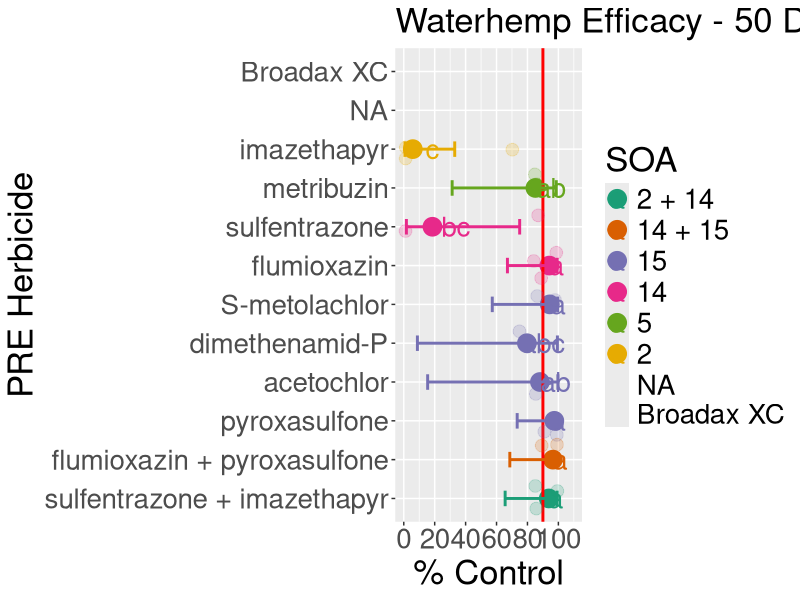
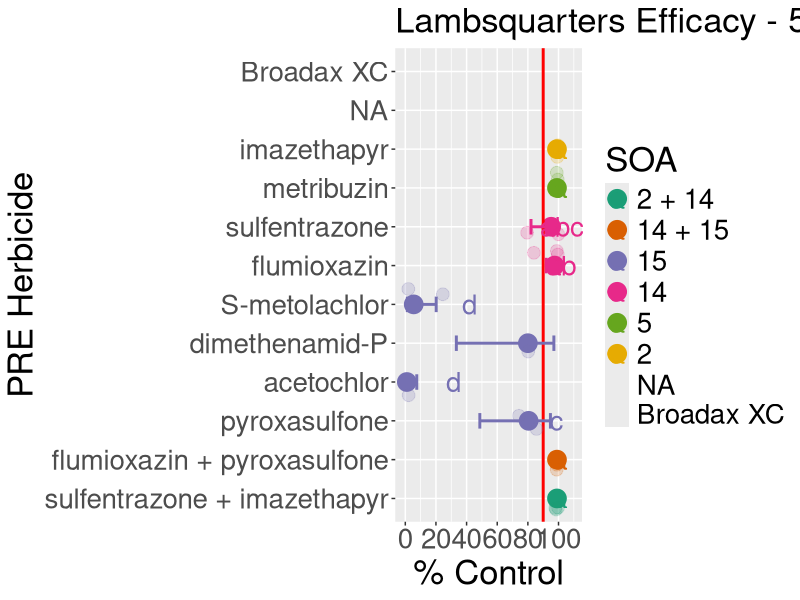
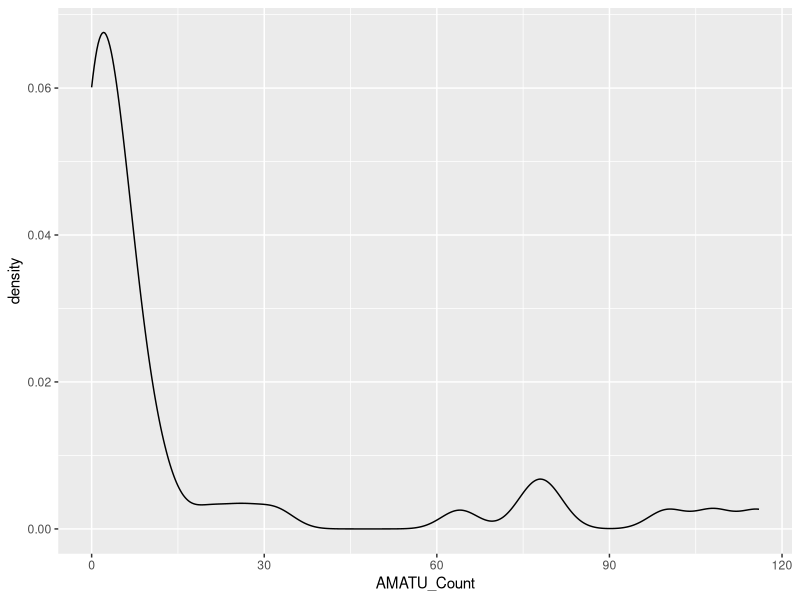
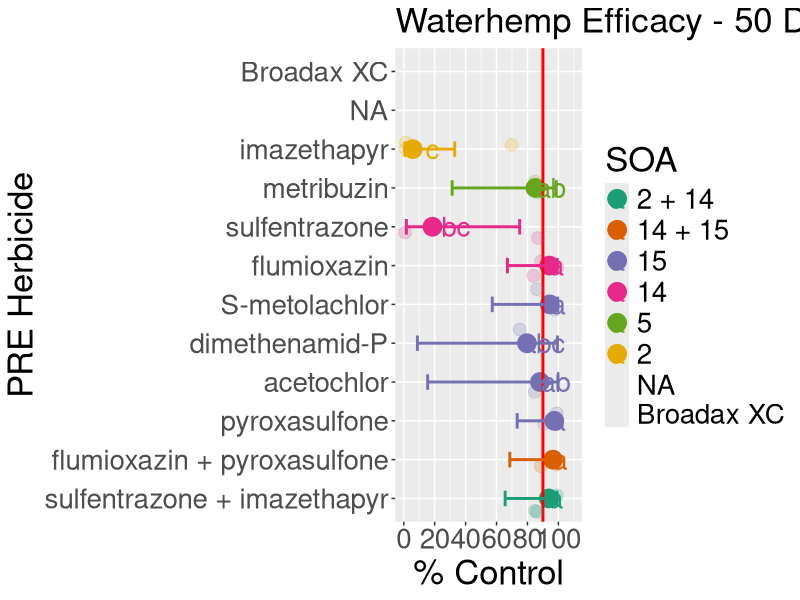
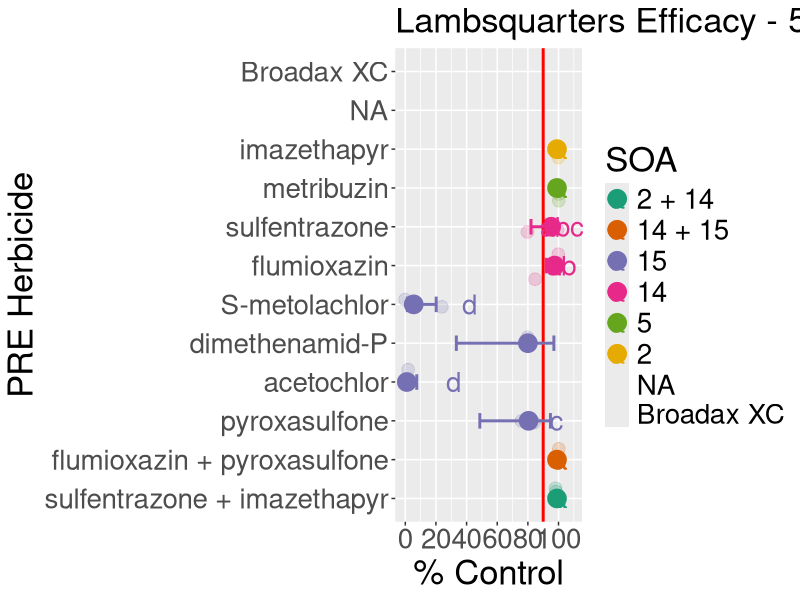

Source code (R) for these figures, in order: (Note: this script raises an error after producing the figures.)
## ---- chunk 1
library(car)
library(ggplot2)
library(emmeans)
library(lme4)
library(lmerTest)
library(tidyverse)
library(glmmTMB)
library(multcomp)
library(multcompView)
library(writexl)
## ---- chunk 2
getwd()
data1= read.csv(file="ShawnoHerb.csv")
str(data1)

#order= c("Authority Assist","Broadaxe XC","Fierce","Zidua","Warrant","Outlook","Dual II Magnum","Valor SX","Spartan","Tricor DF","Pursuit")
order= c("sulfentrazone + imazethapyr","sulfentrazone + S-metolachlor","flumioxazin + pyroxasulfone","pyroxasulfone","acetochlor","dimethenamid-P","S-metolachlor","flumioxazin","sulfentrazone","metribuzin","imazethapyr")
order1= c("2 + 14","14 + 15","14 + 15","15","15","15","15","14","14","5","2")
#order2= c("Authority Assist","Broadaxe XC","Fierce","Zidua","Warrant","Outlook","Dual II Magnum","Valor SX","Spartan","Tricor DF","Pursuit","Nontreated")
order2= c("sulfentrazone + imazethapyr","sulfentrazone + S-metolachlor","flumioxazin + pyroxasulfone","pyroxasulfone","acetochlor","dimethenamid-P","S-metolachlor","flumioxazin","sulfentrazone","metribuzin","imazethapyr","Nontreated")
order3= c("2 + 14","14 + 15","14 + 15","15","15","15","15","14","14","5","2","none")


## ---- chunk 3
data1= data1 %>%
  mutate(Rep = as.factor(Rep),
         Treatment = as.factor(Treatment),
         AMATU_Count= (AMATU_1 + AMATU_2)*2,#converted to 1m^2
         AMATU_EFF= round(AMATU_EFF/100,2),
         AMATU_EFF= case_when(
           AMATU_EFF == 1.00 ~ 0.99,
           AMATU_EFF == 0.00 ~ 0.01,
           TRUE ~ AMATU_EFF),
         CHEAL_EFF= round(CHEAL_EFF/100,2),
         CHEAL_EFF= case_when(
           CHEAL_EFF == 1.00 ~ 0.99,
           CHEAL_EFF == 0.00 ~ 0.01,
           TRUE ~ CHEAL_EFF),
         SOA = fct_recode(Herb,
                                 "2 + 14" = "Authority Assist",
                                 "14 + 15" = "Broadaxe XC",
                                 "14 + 15" = "Fierce",
                                 "15" = "Zidua",
                                 "15" = "Warrant",
                                 "14" = "Valor SX",
                                 "5" = "Tricor DF",
                                 "14" = "Spartan",
                                 "2" = "Pursuit",
                                 "15" = "Outlook",
                                 "15" = "Dual II Magnum",
                                 "none" = "Nontreated"),
         Herb= fct_recode(Herb,
                          "sulfentrazone + imazethapyr" = "Authority Assist",
                          "sulfentrazone + S-metolachlor" = "Broadaxe XC",
                                 "flumioxazin + pyroxasulfone" = "Fierce",
                                 "pyroxasulfone" = "Zidua",
                                 "acetochlor" = "Warrant",
                                 "flumioxazin" = "Valor SX",
                                 "metribuzin" = "Tricor DF",
                                 "sulfentrazone" = "Spartan",
                                 "imazethapyr" = "Pursuit",
                                 "dimethenamid-P" = "Outlook",
                                 "S-metolachlor" = "Dual II Magnum",
                                 "Nontreated" = "Nontreated"))%>%
  filter(!is.na(AMATU_Count))

data2= data1 %>%
  filter(!Herb == "Nontreated") %>%
  filter(!is.na(AMATU_EFF))%>%
  filter(!is.na(CHEAL_EFF))%>%
  filter(!is.na(AMATU_Bio))

## ---- chunk 4
# trying to figure out if I need to change analysis for the distribution
#ggplot(data2, aes(x= AMATU_EFF))+
  #geom_density()

#ggplot(data2, aes(x= sqrt(AMATU_EFF)))+
  #geom_density()

#AMATU_EFF.1= lmer(AMATU_EFF ~ Herb + (1|Rep), data= data2)
#AMATU_EFF.2= lmer(sqrt(AMATU_EFF) ~ Herb + (1|Rep), data= data2)
#AMATU_EFF.3= lmer(sqrt(AMATU_EFF) ~ Herb + (1|Rep), data= data2)

#qqnorm(resid(AMATU_EFF.1))
#qqnorm(resid(AMATU_EFF.2))

#plot(AMATU_EFF.1)
#plot(AMATU_EFF.2)
## ---- chunk 5
#AMATU_EFF= glmmTMB(AMATU_EFF ~ Herb + (1|Rep), beta_family(link = "logit"), data= data1)
AMATU_EFF= glmmTMB(logit(AMATU_EFF) ~ Herb + (1|Rep), family = "gaussian", data= data2)

glmmTMB:::Anova.glmmTMB(AMATU_EFF)
#Herbicide significant

summary(AMATU_EFF)
## ---- chunk 6
AMATU_EFF_means= emmeans(AMATU_EFF, ~ Herb, contr="pairwise", type= "response", adjust="none", alpha= 0.05)

AMATU_EFF_cld <- cld(AMATU_EFF_means$emmean, alpha=0.05, Letters=letters, adjust="none", sort=TRUE, reverse=TRUE)
## ---- chunk 7
AMATU_EFF_cld = as_tibble(AMATU_EFF_cld) %>%
  mutate(Herb= factor(Herb, levels= order),
         SOA = fct_recode(Herb,
                                 "2 + 14" = "sulfentrazone + imazethapyr",
                                 "14 + 15" = "sulfentrazone + S-metolachlor",
                                 "14 + 15" = "flumioxazin + pyroxasulfone",
                                 "15" = "pyroxasulfone",
                                 "15" = "acetochlor",
                                 "14" = "flumioxazin",
                                 "5" = "metribuzin",
                                 "14" = "sulfentrazone",
                                 "2" = "imazethapyr",
                                 "15" = "dimethenamid-P",
                                 "15" = "S-metolachlor"))

## ---- chunk 8
AMATU_EFF_Fig= ggplot(AMATU_EFF_cld, aes(x= Herb, y= response*100, colour= SOA))+
  geom_point(size= 6) +
  geom_hline(yintercept= 90, color= "red", size=1) +
  geom_text(aes(label= .group), nudge_y = c(5,7,7,8,7,7,10,10,8,10,5), size =7) +
  geom_errorbar(aes(ymin= lower.CL*100, ymax= upper.CL*100, width= 0.4), size= 1)+
  geom_jitter(data= data2, mapping= aes(y=AMATU_EFF*100), alpha=0.2, size= 4) +
  #guides(fill = guide_legend(reverse = TRUE)) +
  theme(#legend.position = "none",
        legend.text = element_text(size= 20),
        legend.title = element_text(size= 25),
        plot.title = element_text(size= 25),
        axis.text.x = element_text(size = 20),
        axis.text.y = element_text(size = 20),
        axis.title.x = element_text(size = 25),
        axis.title.y = element_text(size = 25)) +
  coord_flip() +
  scale_color_brewer(palette= "Dark2") +
  scale_y_continuous("% Control", breaks= c(0,20,40,60,80,100), limits= c(0,110)) + 
  #scale_fill_discrete(guide_legend(reverse = FALSE)) +
  labs(title = "Waterhemp Efficacy - 50 DAT", x = "PRE Herbicide", y =  "% Control")

AMATU_EFF_Fig

ggsave("Waterhemp_Efficacy.jpeg", plot= AMATU_EFF_Fig, height= 8, width= 12, dpi = 300)

## ---- chunk 9
CHEAL_EFF= glmmTMB(logit(CHEAL_EFF) ~ Herb + (1|Rep), family= "gaussian" ,data= data2)

glmmTMB:::Anova.glmmTMB(CHEAL_EFF)
#Herbicide significant

summary(CHEAL_EFF)
## ---- chunk 10
CHEAL_EFF_means= emmeans(CHEAL_EFF, ~ Herb, contr="pairwise", type= "response", adjust="none", alpha= 0.05)

CHEAL_EFF_cld <- cld(CHEAL_EFF_means$emmean, alpha=0.05, Letters=letters, adjust="none", sort=TRUE, reverse=TRUE)
## ---- chunk 11
CHEAL_EFF_cld = as_tibble(CHEAL_EFF_cld) %>%
  mutate(Herb= factor(Herb, levels= order),
  SOA = fct_recode(Herb,
                                 "2 + 14" = "sulfentrazone + imazethapyr",
                                 "14 + 15" = "sulfentrazone + S-metolachlor",
                                 "14 + 15" = "flumioxazin + pyroxasulfone",
                                 "15" = "pyroxasulfone",
                                 "15" = "acetochlor",
                                 "14" = "flumioxazin",
                                 "5" = "metribuzin",
                                 "14" = "sulfentrazone",
                                 "2" = "imazethapyr",
                                 "15" = "dimethenamid-P",
                                 "15" = "S-metolachlor"))
## ---- chunk 12
CHEAL_EFF_Fig= ggplot(CHEAL_EFF_cld, aes(x= Herb, y= response*100, color= SOA))+
  geom_point(size= 6) +
  geom_hline(yintercept= 90, color= "red", size=1) +
  geom_text(aes(label= .group), nudge_y = c(7,7,7,7,7,7,7,13,30,26,20), size =7) +
  geom_errorbar(aes(ymin= lower.CL*100, ymax= upper.CL*100, width= 0.4), size=1)+
  geom_jitter(data= data2, mapping= aes(y=CHEAL_EFF*100), alpha=0.2, size= 4) +
  theme(#legend.position = "none",
        legend.text = element_text(size= 20),
        legend.title = element_text(size= 25),
        plot.title = element_text(size= 25),
        axis.text.x = element_text(size = 20),
        axis.text.y = element_text(size = 20),
        axis.title.x = element_text(size = 25),
        axis.title.y = element_text(size = 25)) +
  coord_flip() +
  scale_color_brewer(palette= "Dark2") +
  scale_y_continuous("% Control", breaks= c(0,20,40,60,80,100), limits= c(-1,110)) +
  labs(title = "Lambsquarters Efficacy - 50 DAT", x = "PRE Herbicide", y =  "% Control")

CHEAL_EFF_Fig

ggsave("Lambsquarters_Efficacy.jpeg", plot= CHEAL_EFF_Fig, height= 8, width= 12, dpi = 300)
## ---- chunk 13
ggplot(data1, aes(x= AMATU_Count))+
  geom_density()
## ---- chunk 14
#AMATU_Count= lmer(AMATU_Count ~ Herb + (1|Rep), data = data1)

#qqnorm(resid(AMATU_Count))
#plot(AMATU_Count)

#Sqrt transformation
#AMATU_Count1= lmer(sqrt(AMATU_Count) ~ Herb + (1|Rep), data= data1)

#qqnorm(resid(AMATU_Count1))
#plot(AMATU_Count1)
#assumptions for normality and homogenous variance of residuals better met

#anova(AMATU_Count1)

#Poisson distribution
AMATU_Count2= glmmTMB(AMATU_Count~ Herb + (1|Rep), data = data1, family = poisson(link="log"))

glmmTMB:::Anova.glmmTMB(AMATU_Count2)
#Herbicide was significant
## ---- chunk 15
AMATU_Count_means= emmeans(AMATU_Count2, ~ Herb, contr="pairwise", type= "response", adjust="none", alpha= 0.05)

AMATU_Count_cld <- cld(AMATU_Count_means$emmean, alpha=0.05, Letters=letters, adjust="none", sort=TRUE, reverse=FALSE)
## ---- chunk 16
AMATU_Count_cld = as_tibble(AMATU_Count_cld) %>%
  mutate(Herb= factor(Herb, levels= order2),
  SOA = fct_recode(Herb,
                                 "none" = "Nontreated",
                                 "2 + 14" = "sulfentrazone + imazethapyr",
                                 "14 + 15" = "sulfentrazone + S-metolachlor",
                                 "14 + 15" = "flumioxazin + pyroxasulfone",
                                 "15" = "pyroxasulfone",
                                 "15" = "acetochlor",
                                 "14" = "flumioxazin",
                                 "5" = "metribuzin",
                                 "14" = "sulfentrazone",
                                 "2" = "imazethapyr",
                                 "15" = "dimethenamid-P",
                                 "15" = "S-metolachlor"))
## ---- chunk 17

label.text = bquote('Waterhemp Density'~(Plants~m^-2))

AMATU_Count_Fig= ggplot(AMATU_Count_cld, aes(x= Herb, y= rate, color= SOA))+
  geom_point(size= 6) +
  geom_text(aes(label= .group), nudge_y = c(15,15,15,20,15,20,15,15,15,15,37,55), size = 7) +
  geom_errorbar(aes(ymin= lower.CL, ymax= upper.CL, width= 0.4), size= 1)+
  geom_jitter(data= data1, mapping= aes(y=AMATU_Count), alpha=0.2, size= 4) +
  theme(#legend.position = "none",
        legend.text = element_text(size= 20),
        legend.title = element_text(size= 25),
        plot.title = element_text(size= 25),
        axis.text.x = element_text(size = 20),
        axis.text.y = element_text(size = 20),
        axis.title.x = element_text(size = 25),
        axis.title.y = element_text(size = 25)) +
  coord_flip() +
  scale_color_brewer(palette= "Dark2") +
  scale_y_continuous(label.text, breaks= c(0,30,60,90,120,150), limits= c(-1,160)) + 
  #scale_x_discrete(limits= c("Zidua","Warrant","Valor SX","Tricor DF","Spartan","Pursuit","Outlook","Fierce","Dual II Magnum","Broadaxe XC","Authority Assist", "Nontreated")) +
  labs(title = "Waterhemp Density - 50 DAT", x = "PRE Herbicide")

AMATU_Count_Fig

 ggsave("Waterhemp_Density.jpeg", plot= AMATU_Count_Fig, height= 8, width= 12, dpi = 300)
## ---- chunk 18
#bio.mod= lmer(AMATU_Bio ~ Herb + (1|Rep), data= data1)

#qqnorm(resid(bio.mod))
#plot(bio.mod)


bio.mod1= lmer(sqrt(AMATU_Bio) ~ Herb + (1|Rep), data= data1)

qqnorm(resid(bio.mod1))
plot(bio.mod1)
#assumptions better met with sqrt transformation
## ---- chunk 19
anova(bio.mod1)
#herbicide significant
## ---- chunk 20
AMATU_Bio_means= lsmeans(bio.mod1, ~ Herb, contr="pairwise", type= "response", adjust="none", alpha= 0.05)

AMATU_Bio_cld <- cld(AMATU_Bio_means$lsmeans, alpha=0.05, Letters=letters, adjust="tukey", sort=TRUE, reverse=FALSE)
## ---- chunk 21
AMATU_Bio_cld = as_tibble(AMATU_Bio_cld) %>%
  mutate(Herb= factor(Herb, levels= order2),
  SOA = fct_recode(Herb,
                                 "none" = "Nontreated",
                                 "2 + 14" = "sulfentrazone + imazethapyr",
                                 "14 + 15" = "sulfentrazone + S-metolachlor",
                                 "14 + 15" = "flumioxazin + pyroxasulfone",
                                 "15" = "pyroxasulfone",
                                 "15" = "acetochlor",
                                 "14" = "flumioxazin",
                                 "5" = "metribuzin",
                                 "14" = "sulfentrazone",
                                 "2" = "imazethapyr",
                                 "15" = "dimethenamid-P",
                                 "15" = "S-metolachlor"))
## ---- chunk 22
label.text1 = bquote('Waterhemp Biomass'~(g~m^-2))

AMATU_Bio_Fig= ggplot(AMATU_Bio_cld, aes(x= Herb, y= response, color= SOA))+
  geom_point(size= 6) +
  geom_text(aes(label= .group), nudge_y = c(5,5,5,5,7,7,8,7,8,8,17,25), size = 7) +
  geom_errorbar(aes(ymin= lower.CL, ymax= upper.CL, width= 0.4), size= 1)+
  geom_jitter(data= data1, mapping= aes(y=AMATU_Bio), alpha=0.2, size= 4) +
  theme(#legend.position = "none",
        legend.text = element_text(size= 20),
        legend.title = element_text(size= 25),
        plot.title = element_text(size= 25),
        axis.text.x = element_text(size = 20),
        axis.text.y = element_text(size = 20),
        axis.title.x = element_text(size = 25),
        axis.title.y = element_text(size = 25)) +
  coord_flip() +
  scale_color_brewer(palette= "Dark2") +
  scale_y_continuous(label.text1, breaks= c(0,20,40,60,80), limits= c(-1,85)) + 
  #scale_x_discrete(limits= c("Zidua","Warrant","Valor SX","Tricor DF","Spartan","Pursuit","Outlook","Fierce","Dual II Magnum","Broadaxe XC","Authority Assist", "Nontreated")) +
  labs(title = "Waterhemp Biomass - 50 DAT", x = "PRE Herbicide")

AMATU_Bio_Fig

ggsave("Waterhemp_Biomass.jpeg", plot= AMATU_Bio_Fig, height= 8, width= 12, dpi = 300)
## ---- chunk 23
write.csv(AMATU_EFF_cld,"C:/Users/Kolby Grint/OneDrive/Data and Figures/NPM-Herbicide-Efficacy\\Waterhemp Efficacy.csv")
write.csv(CHEAL_EFF_cld,"C:/Users/Kolby Grint/OneDrive/Data and Figures/NPM-Herbicide-Efficacy\\Lambsquarters Efficacy.csv")
write.csv(AMATU_Count_cld,"C:/Users/Kolby Grint/OneDrive/Data and Figures/NPM-Herbicide-Efficacy\\Waterhemp Density.csv")
write.csv(AMATU_Bio_cld,"C:/Users/Kolby Grint/OneDrive/Data and Figures/NPM-Herbicide-Efficacy\\Waterhemp Biomass.csv")
